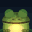

Write Python code to recreate this figure.
"""Gulp — one big frog on a lily pad, and the firefly that lights it.

An original loop for the Lumen wall. The frog fills the panel from the eyes
down: two bulging gold eyes on top of a broad mottled head, a wide smiling
mouth, a pale throat, both front feet planted on the pad. It never moves from
the spot. The show is a single joke told in eighteen frames:

  * a firefly drifts across the sky and the eyes TRACK it, both pupils and
    both highlights, every frame;
  * the tongue snaps out, takes it, and comes back;
  * and then the frog GLOWS, because it just swallowed the only light in the
    picture;
  * the afterglow fades, another firefly blinks on at the left edge exactly
    where the first one entered, and the whole thing starts again.

The unifying decision: there is ONE light in this scene and it is the firefly.
Every warm pixel on the frog is that light falling on it, so the modelling is
ambient-only (form comes from distance-to-own-edge, never from a fixed key
light) and the entire mood of a frame is set by where the bug happens to be.
When it is taken, the light does not switch off — it rides the tongue home and
keeps burning from INSIDE the throat. The gaze target and the light position
are the same variable, which is why the eyes follow it down into the mouth for
free.

Run:  .venv\\Scripts\\python.exe art\\gulp.py   -> gulp.gif (+ strip)
"""

import math
from pathlib import Path

from PIL import Image

HERE = Path(__file__).resolve().parent
SIZE = 32
SS = 3                          # supersample factor
FRAMES = 14
DURATION_MS = 120

# ------------------------------------------------------------------ scene ---
# Dusk sky, banded FLAT into three steps: every row is then a single LZW run,
# and the background is re-encoded in all 18 full frames (chameleon lesson).
SKY = ((0, (10, 18, 30)), (7, (13, 24, 37)), (13, (17, 31, 43)))
PAD = (24, 56, 38)
PAD_RIM = (36, 78, 48)

DORSAL = (54, 100, 48)          # top of the head
FLANK = (104, 150, 64)          # lower body
THROAT = (166, 176, 116)        # kept dim on purpose: the bug is the brightest
                                # thing in this picture until it is eaten, and
                                # a near-white resting throat leaves the glow
                                # nowhere to go but 255
BLOTCH = 0.80                   # mottling multiplier
DARK = (18, 28, 22)             # mouth, eye rims, nostrils
IRIS = (216, 168, 52)
IRIS_DEEP = (150, 104, 26)
PUPIL = (10, 12, 14)
SPEC = (248, 250, 228)
TONGUE = (228, 106, 122)
TONGUE_TIP = (246, 152, 162)
FIRE_CORE = (232, 255, 186)
# The same light, two colours, and the difference is the whole point: in AIR a
# firefly is yellow-green, but light that has travelled through a BODY comes
# back warm, because flesh passes red and eats the rest — hold a torch behind
# your hand. So the moment the bug goes down the throat the glow changes hue,
# and the colour shift alone tells you where the light now is.
FIRE_AIR = (150, 255, 110)
FIRE_FLESH = (255, 152, 48)

BODY = (16.0, 27.8, 13.4, 10.6)         # cx, cy, rx, ry — deliberately
                                        # NOT panel-wide: a subject that
                                        # runs off both edges has no
                                        # silhouette left to read
HEAD = (16.0, 20.5, 12.8, 7.6)
EYE_R = 4.7
EYE_L_C = (9.2, 13.8)
EYE_R_C = (22.8, 13.8)
MOUTH_Y = 23.2
MOUTH_ANCHOR = (16.0, 23.9)

# ------------------------------------------------------------- choreography ---
# t 0-6   hunting, one blink   t 9-10   tongue home, bug riding the tip
# t 7     tongue half out      t 11-12  swallow: cheeks out, eyes shut, lit
# t 8     contact              t 13     afterglow, and a new bug blinks on
STRIKE = 8
GONE = (11, 12)                                        # frames with no bug at all
TONGUE_OUT = {7: 0.50, 8: 1.0, 9: 0.55, 10: 0.18}
LID = {3: 0.85, 7: 0.25, 8: 0.25, 9: 0.35, 10: 0.50, 11: 0.80, 12: 1.0, 13: 0.35}
PUFF = {10: 0.35, 11: 1.0, 12: 1.0, 13: 0.50}          # cheeks + throat swell
GLOW_IN = {9: 0.70, 10: 0.85, 11: 0.80, 12: 1.55, 13: 0.42}


def fly_pos(t):
    """Where the firefly is at frame t — one continuous periodic wander.

    Phased so p(STRIKE) lands up and slightly right of the mouth: the tongue
    then passes in FRONT of the inner edge of the right eye, which is where a
    tongue actually goes. Because the path is periodic and the replacement bug
    rides the same curve, frame 17 flows into frame 0 with no jump.
    """
    a = 2.0 * math.pi * t / FRAMES - 0.9204
    b = 4.0 * math.pi * t / FRAMES + 2.858
    return (16.0 + 11.0 * math.sin(a), 5.0 + 2.6 * math.sin(b))


def fly_pulse(t):
    """Fireflies breathe rather than burn — slow, never fully out."""
    return 0.62 + 0.38 * math.sin(2.0 * math.pi * t / FRAMES * 2.0 + 0.6)


def tongue_tip(t):
    e = TONGUE_OUT.get(t, 0.0)
    tx, ty = fly_pos(STRIKE)
    mx, my = MOUTH_ANCHOR
    return (mx + (tx - mx) * e, my + (ty - my) * e)


def lights(t):
    """(x, y, strength, indoors) for every light in frame t.

    indoors=True means the light is inside the frog, which is the whole gag:
    the source is swallowed but the scene stays lit — from the throat.
    """
    if t <= STRIKE:
        return [(*fly_pos(t), fly_pulse(t), False)]
    if t in (9, 10):
        return [(*tongue_tip(t), GLOW_IN[t], False)]
    out = [(16.0, 27.6, GLOW_IN.get(t, 0.0), True)]
    if t == FRAMES - 1:
        out.append((*fly_pos(t), 0.45 * fly_pulse(t), False))
    return out


def gaze(t):
    """The eyes look at the light — including all the way down into the gulp."""
    ls = lights(t)
    lx = sum(l[0] * l[2] for l in ls) / max(1e-6, sum(l[2] for l in ls))
    ly = sum(l[1] * l[2] for l in ls) / max(1e-6, sum(l[2] for l in ls))
    return lx, ly


# ------------------------------------------------------------------- paint ---
def ellv(x, y, e, grow=0.0):
    cx, cy, rx, ry = e
    return ((x - cx) / (rx + grow)) ** 2 + ((y - cy) / (ry + grow)) ** 2


def inside_dist(x, y, e, grow=0.0):
    """Approximate distance from (x,y) in to the ellipse edge (<=0 = outside)."""
    cx, cy, rx, ry = e
    v = math.sqrt(max(0.0, ellv(x, y, e, grow)))
    return (1.0 - v) * min(rx + grow, ry + grow)


def n2(i, j):
    h = (i * 374761393 + j * 668265263) & 0xFFFFFFFF
    h = ((h ^ (h >> 13)) * 1274126177) & 0xFFFFFFFF
    return ((h ^ (h >> 16)) & 0xFFFF) / 65535.0


def lerp(a, b, u):
    u = max(0.0, min(1.0, u))
    return tuple(a[i] + (b[i] - a[i]) * u for i in range(3))


def mul(c, k):
    return (c[0] * k, c[1] * k, c[2] * k)


def sky_at(y):
    col = SKY[0][1]
    for top, c in SKY:
        if y >= top:
            col = c
    return col


def shade(x, y, t):
    """Colour of the scene at panel point (x,y), before the light pass.

    Returns (rgb, on_frog) — the flag lets the light diffuse further through
    the frog than it does through air, which is what sells the lit throat.
    """
    puff = PUFF.get(t, 0.0)
    lid = LID.get(t, 0.0)
    gx, gy = gaze(t)

    col = sky_at(y)
    on_frog = False

    # lily pad — a dark disc the frog is sitting on, seen at the bottom corners
    dpad = inside_dist(x, y, (16.0, 33.0, 20.5, 5.6))
    if dpad > 0.0:
        col = PAD_RIM if dpad < 0.9 else PAD

    d_body = inside_dist(x, y, BODY)
    d_head = inside_dist(x, y, HEAD, grow=0.9 * puff)
    de_l = EYE_R - math.hypot(x - EYE_L_C[0], y - EYE_L_C[1])
    de_r = EYE_R - math.hypot(x - EYE_R_C[0], y - EYE_R_C[1])
    d = max(d_body, d_head, de_l, de_r)

    if d <= 0.0:
        return tongue_over(col, x, y, t), on_frog
    on_frog = True

    # --- skin ------------------------------------------------------------
    # form is distance-to-own-edge only: no key light exists in this scene
    # except the bug, so a baked highlight would fight it every frame.
    # every ramp here is BANDED into steps for the same reason the light is:
    # a smooth gradient across a 30x20 body is thousands of near-unique values
    # re-encoded in all 18 frames, and it costs more than the animation does.
    base = lerp(DORSAL, FLANK, int(((y - 12.0) / 12.0) * 4.0) / 4.0)
    if n2(int(x / 3.2), int(y / 2.6)) > 0.68 and y < 24.0:
        base = mul(base, BLOTCH)
    base = mul(base, 0.70 + 0.30 * (int(min(1.0, d / 3.0) * 4.0) / 4.0))

    # throat: pale, and it swells as the bug goes down. Hard-edged — the
    # supersampler gives it its one pixel of softness for free.
    dth = inside_dist(x, y, (16.0, 29.0, 7.6 + 0.9 * puff, 3.8 + 0.7 * puff))
    if dth > 0.0:
        base = lerp(base, THROAT, 0.92 if dth > 0.55 else 0.55)

    # front feet — three toes each, planted on the pad
    for fx in (7.0, 25.0):
        for k in (-1, 0, 1):
            tx = fx + k * 2.2 + (0.5 if fx > 16 else -0.5) * abs(k)
            r = math.hypot(x - tx, y - 30.6)
            if r < 1.15:
                base = mul(FLANK, 0.70)                 # toes have to be a VALUE
            elif r < 1.55:                              # step below the belly or
                base = mul(base, 0.48)                  # they vanish into it

    # mouth: a wide grin, one dark line with a lit lower lip under it. The
    # curvature is NEGATIVE — corners above the centre. Positive reads as a
    # frown, which on a frog is not a subtle wrongness, it is a different
    # animal. Left unclipped in x and cut by the silhouette instead, so the
    # grin runs the full width of the head the way a frog's actually does.
    my = MOUTH_Y - 1.5 * ((x - 16.0) / 13.0) ** 2
    if abs(y - my) < 0.80:
        base = DARK
    elif 0.80 <= y - my < 1.7:
        base = lerp(base, (150, 190, 100), 0.45)

    # nostrils
    for nx in (13.0, 19.0):
        if math.hypot(x - nx, y - 19.5) < 0.75:
            base = mul(DARK, 1.4)

    # --- eyes ------------------------------------------------------------
    for c, de in ((EYE_L_C, de_l), (EYE_R_C, de_r)):
        if de <= 0.0:
            continue
        lid_y = c[1] - EYE_R + lid * 2.0 * EYE_R
        if y < lid_y:                                   # eyelid, closing down
            base = mul(lerp(DORSAL, FLANK, 0.25), 0.90 + 0.10 * min(1.0, de))
            if lid_y - y < 0.7:
                base = mul(base, 0.60)                  # lash line
            continue
        if de < 0.85:
            base = DARK                                 # rim where it meets skin
            continue
        base = lerp(IRIS, IRIS_DEEP, max(0.0, 1.0 - de / 3.4))
        ax, ay = gx - c[0], gy - c[1]
        m = math.hypot(ax, ay) or 1.0
        ax, ay = ax / m, ay / m
        px, py = c[0] + ax * 1.15, c[1] + ay * 1.15
        if ((x - px) / 2.0) ** 2 + ((y - py) / 1.45) ** 2 < 1.0:
            base = PUPIL
        if math.hypot(x - (c[0] + ax * 2.7), y - (c[1] + ay * 2.7)) < 0.85:
            base = SPEC                                 # highlight sits toward the light

    return tongue_over(base, x, y, t), on_frog


def tongue_over(col, x, y, t):
    """The tongue, painted over EVERYTHING — face, sky, whatever it crosses.

    It lives outside the silhouette test on purpose. Drawn inside it (which is
    where it started) the strike is clipped at the frog's own outline: the
    tongue stops dead at the top of the eye, and the bug it is supposedly
    catching sits eight pixels beyond the end of it.
    """
    e = TONGUE_OUT.get(t, 0.0)
    if e <= 0.0:
        return col
    mx, my = MOUTH_ANCHOR
    tx, ty = tongue_tip(t)
    vx, vy = tx - mx, ty - my
    u = max(0.0, min(1.0, ((x - mx) * vx + (y - my) * vy) / (vx * vx + vy * vy)))
    px, py = mx + vx * u, my + vy * u
    if math.hypot(x - px, y - py) < 1.25 - 0.45 * u:
        col = TONGUE if u < 0.82 else TONGUE_TIP
    if math.hypot(x - tx, y - ty) < 1.5:
        col = TONGUE_TIP
    return col


def fly_core(x, y, t):
    """The bug's own body — the one thing in the scene that emits."""
    if t in GONE:
        return None                                     # swallowed
    fx, fy = tongue_tip(t) if t in (9, 10) else fly_pos(t)
    return FIRE_CORE if math.hypot(x - fx, y - fy) < 1.05 else None


GLOW_STEP = 0.22                # the light is BANDED, not smooth — see render()


def render(t):
    """Two passes, deliberately at different resolutions.

    The scene (pass 1) is supersampled, because a frog is all curves and its
    silhouette has to be smooth. The light (pass 2) is computed once per PANEL
    pixel and quantised into steps of GLOW_STEP, because a smooth radial field
    that moves every frame is the single most expensive thing you can put in
    this GIF: it perturbs every pixel of the subject in all 18 full frames, so
    nothing repeats and LZW has nothing to fold. Banded, the lit body collapses
    into a handful of flat regions per frame, and the same bands recur across
    frames. Same picture, 40% of the bytes.
    """
    n = SIZE * SS
    ls = lights(t)

    base = [[0.0, 0.0, 0.0] for _ in range(SIZE * SIZE)]
    skin = [0.0] * (SIZE * SIZE)
    for py in range(n):
        y = (py + 0.5) / SS
        for px in range(n):
            x = (px + 0.5) / SS
            col, on_frog = shade(x, y, t)
            core = fly_core(x, y, t)
            if core is not None:
                col = core
            i = (py // SS) * SIZE + (px // SS)
            base[i][0] += col[0]
            base[i][1] += col[1]
            base[i][2] += col[2]
            skin[i] += 1.0 if on_frog else 0.0

    q = float(SS * SS)
    img = Image.new("RGB", (SIZE, SIZE))
    for py in range(SIZE):
        for px in range(SIZE):
            i = py * SIZE + px
            r, g, b = (c / q for c in base[i])
            x, y = px + 0.5, py + 0.5
            flesh = skin[i] / q > 0.5

            k_air = k_in = 0.0
            for lx, ly, s, indoors in ls:
                if s <= 0.0:
                    continue
                dd = (x - lx) ** 2 + (y - ly) ** 2
                if indoors:
                    # inside the body the light DIFFUSES: wide, soft, quadratic
                    k = s / (1.0 + dd / 49.0)
                    if not flesh:
                        k *= 0.20                        # barely spills into the air
                    k_in += k
                else:
                    # in air it does not: a slow falloff over a dark sky is a
                    # brown stain, not a lamp. Quartic keeps the halo tight
                    # enough to read as a light source at 32px.
                    rad = 6.5 if flesh else 2.1
                    k = s / (1.0 + (dd / (rad * rad)) ** 2)
                    k_air += k
            add = 0.0, 0.0, 0.0
            for ktot, hue, gain in ((k_air, FIRE_AIR, 0.46), (k_in, FIRE_FLESH, 0.42)):
                ktot = int(min(ktot, 1.7) / GLOW_STEP) * GLOW_STEP
                if ktot > 0.0:
                    add = (add[0] + hue[0] * ktot * gain,
                           add[1] + hue[1] * ktot * gain,
                           add[2] + hue[2] * ktot * gain)
            r += add[0]
            g += add[1]
            b += add[2]

            img.putpixel((px, py), (min(255, int(r + 0.5)),
                                    min(255, int(g + 0.5)),
                                    min(255, int(b + 0.5))))
    return img


def main():
    frames = [render(t) for t in range(FRAMES)]

    # --- the piece has to actually do what it claims -----------------------
    tx, ty = tongue_tip(STRIKE)
    bx, by = fly_pos(STRIKE)
    assert math.hypot(tx - bx, ty - by) < 0.01, "the tongue misses the bug"
    assert math.hypot(*(a - b for a, b in zip(fly_pos(FRAMES), fly_pos(0)))) < 0.01, \
        "the path does not close, so 17 -> 0 will jump"

    keys = range(0, FRAMES, 2)
    strip = Image.new("RGB", (SIZE * 4 * len(keys) + (len(keys) - 1) * 4, SIZE * 4), (20, 20, 24))
    for i, k in enumerate(keys):
        strip.paste(frames[k].resize((SIZE * 4, SIZE * 4), Image.NEAREST), (i * (SIZE * 4 + 4), 0))
    strip.save(HERE / "gulp.strip.png")
    hero = frames[12]
    hero.resize((SIZE * 10, SIZE * 10), Image.NEAREST).save(HERE / "gulp-big.png")
    hero.save(HERE / "gulp.png")

    # --- the glow has to be an EVENT, not a warm tint ----------------------
    # Measured as brightness above the piece's own resting level, because the
    # throat is pale cream to begin with: a raw amber count says "lit" on
    # every frame and hides the beat entirely.
    def lum(img, box):
        return sum(sum(img.getpixel((x, y))) for x in range(box[0], box[2])
                   for y in range(box[1], box[3]))

    throat = (9, 24, 24, 31)
    lit = [lum(f, throat) for f in frames]
    rest = sorted(lit)[len(lit) // 2]
    for t in range(FRAMES):
        mark = "-" if t in GONE else "o"
        print(f"  t{t:02d} throat {lit[t]:6d}  (+{lit[t] - rest:5d})  bug {mark}")
    assert lit.index(max(lit)) == 12, f"the glow peaks on frame {lit.index(max(lit))}, not 12"
    assert max(lit) > rest * 1.35, "the swallow does not read as a glow"
    assert lit[FRAMES - 1] > rest * 1.05, "the afterglow died too early to sell the gag"

    import gifsafe

    def quant_error(colors):
        montage = Image.new("RGB", (SIZE * len(frames), SIZE))
        for i, f_ in enumerate(frames):
            montage.paste(f_, (i * SIZE, 0))
        pal = montage.quantize(colors=colors, dither=Image.Dither.NONE)
        got = list(montage.quantize(palette=pal, dither=Image.Dither.NONE).convert("RGB").getdata())
        want = list(montage.getdata())
        return sum((got[i][c] - want[i][c]) ** 2 for i in range(len(want)) for c in range(3)) / len(want)

    keep = [FIRE_CORE, FIRE_AIR, FIRE_FLESH, TONGUE, TONGUE_TIP, IRIS, SPEC]
    best = None
    for colors in (16, 32, 64, 128, 256):
        size = gifsafe.save(frames, HERE / "gulp.gif", duration_ms=DURATION_MS,
                            colors=colors, keep=keep)
        err = quant_error(colors)
        print(f"  colors={colors:3d} -> {size} bytes, err {err:7.1f}")
        if size <= 8192 and (best is None or err < best[2]):
            best = (colors, size, err)
    assert best, "no palette fits the 8 KB budget"
    size = gifsafe.save(frames, HERE / "gulp.gif", duration_ms=DURATION_MS,
                        colors=best[0], keep=keep)

    # the tongue has to survive the encoder too: it is ~30 pink pixels on two
    # frames out of eighteen, exactly the profile median cut throws away
    enc = Image.open(HERE / "gulp.gif")
    enc.seek(STRIKE)
    px = [enc.convert("RGB").getpixel((x, y)) for x in range(14, 23) for y in range(6, 22)]
    pink = max(px, key=lambda c: c[0] - c[1])
    print(f"  encoded tongue: {pink}")
    # pink, specifically: a 16-colour table maps the tongue to the firefly's
    # own amber, which passes any test that only asks whether it is warm
    assert pink[0] > 180 and pink[0] - pink[1] > 70 and pink[2] > pink[1] + 8,         f"the encoder ate the tongue: {pink}"
    print(f"gulp.gif: {len(frames)} frames, {best[0]} colors, {size} bytes (OK)")


if __name__ == "__main__":
    main()
